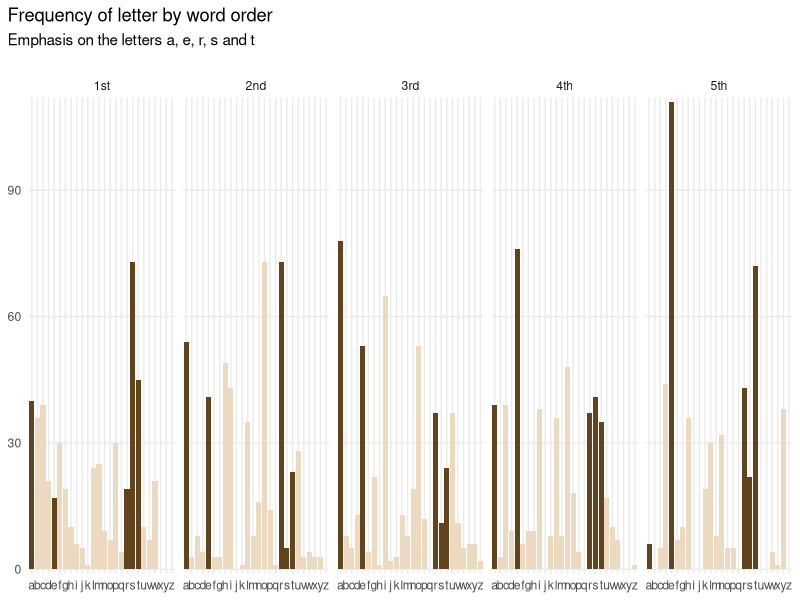

This chart was generated by the following R code:
## ---- chunk 1
#| message: false

suppressPackageStartupMessages(library(tidyverse))

words <- 
  read_csv(
    file = "five-letters.csv", 
    col_names = FALSE
    ) |> 
  rename("word" = X1) |> 
  mutate(word = str_to_lower(word)) |> 
  mutate(
    l1 = str_sub(string = word, start = 1, end = 1),
    l2 = str_sub(string = word, start = 2, end = 2),
    l3 = str_sub(string = word, start = 3, end = 3),
    l4 = str_sub(string = word, start = 4, end = 4),
    l5 = str_sub(string = word, start = 5, end = 5)
  )

words
## ---- chunk 2
words_long <- words |> 
  pivot_longer(
    cols = -word, 
    names_to = "measure", 
    values_to = "values"
    ) |> 
  mutate(
    position = as.integer(
      str_sub(string = measure, start = 2)
      )
    ) |> 
  select(values, position)

words_long |> 
  count(values, position) |> 
  mutate(
    position = case_match(
      position,
      1 ~ "1st",
      2 ~ "2nd",
      3 ~ "3rd",
      4 ~ "4th",
      5 ~ "5th"
      )
    ) |> 
  ggplot(
    aes(
      x = values, 
      y = n, 
      fill = values %in% c("a", "e", "r", "s", "t")
      )
    ) + 
  geom_col() + 
  scale_y_continuous(
    limits = c(0, NA), 
    minor_breaks = NULL, 
    expand = expansion(mult = 0, add = 1)
    ) + 
  scale_fill_manual(values = c("#edd9c0", "#63431c")) +
  facet_wrap(~position, nrow = 1) + 
  theme_minimal() + 
  labs(
    title = "Frequency of letter by word order",
    subtitle = "Emphasis on the letters a, e, r, s and t\n",
    x = NULL,
    y = NULL
  ) +
  theme(
    legend.position = "none",
    plot.title.position = "plot"
    )
## ---- chunk 3
multiplier_bonus <- 2
multiplier_edge <- 1.5

frequency <- words_long |> 
  count(values, position) |> 
  arrange(values, position) |> 
  pivot_wider(
    id_expand = TRUE, 
    names_from = position, 
    values_from = n, 
    values_fill = 0
    ) |> 
  select(values, "f1" = `1`, "f2" = `2`, "f3" = `3`, "f4" = `4`, "f5" = `5`) |> 
  mutate(f0 = f1 + f2 + f3 + f4 + f5)

results <- words |> 
  left_join(frequency |> select(values, f1, f0), by = c("l1" = "values")) |> 
  rename("a1" = "f0") |> 
  left_join(frequency |> select(values, f2, f0), by = c("l2" = "values")) |> 
  rename("a2" = "f0") |> 
  left_join(frequency |> select(values, f3, f0), by = c("l3" = "values")) |> 
  rename("a3" = "f0") |> 
  left_join(frequency |> select(values, f4, f0), by = c("l4" = "values")) |> 
  rename("a4" = "f0") |> 
  left_join(frequency |> select(values, f5, f0), by = c("l5" = "values")) |> 
  rename("a5" = "f0") |> 
  mutate(
    precise = f1 + f2 + f3 + f4 + f5,
    bonus = (multiplier_edge * f1) + f2 + f3 + f4 + (multiplier_edge * f5),
    general = a1 + a2 + a3 + a4 + a5,
    total = (multiplier_bonus * bonus) + general
    ) |> 
  arrange(desc(total))

results_tidy <- results |> 
  select(word, l1:l5) |> 
  pivot_longer(cols = l1:l5, names_to = "value_letter", values_to = "values") |> 
  select(word, values) |> 
  distinct() |> 
  summarise(duplicates = n() != 5, .by = word) |> 
  filter(!duplicates) |> 
  left_join(results, by = join_by(word == word)) |> 
  select(word, total, bonus, general, l1:l5)

results_tidy
## ---- chunk 4
attempt1 <- c("s", "t", "a", "r", "e")

results_tidy |> 
  filter(
    !(l1 %in% attempt1),
    !(l2 %in% attempt1),
    !(l3 %in% attempt1),
    !(l4 %in% attempt1),
    !(l5 %in% attempt1)
    )
## ---- chunk 5
attempt2 <- c("s", "t", "a", "r", "e", "c", "h", "i", "l", "d")

results_tidy |> 
  filter(
    !(l1 %in% attempt2),
    !(l2 %in% attempt2),
    !(l3 %in% attempt2),
    !(l4 %in% attempt2),
    !(l5 %in% attempt2)
  )
